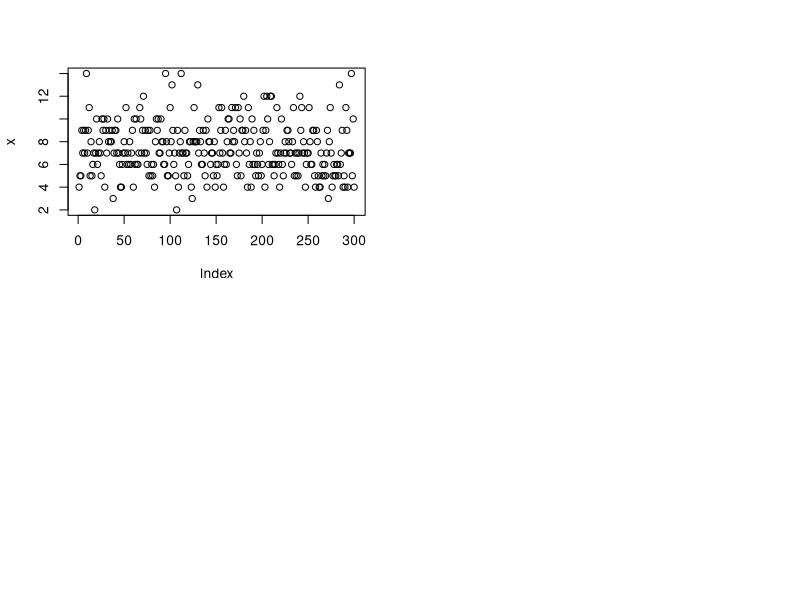

This figure's R source: (Note: this script raises an error after producing the figure.)
library(dplyr)


# dbinom(x,n,p)   P(X = x)
dbinom(2,4,0.75)   # P(X = 2)

# obtienen P(X <= 2) usando dbinom
dbinom(0,4,0.75) + dbinom(1,4,0.75) +  dbinom(2,4,0.75)

# obtienen P(X <= 2) usando la función de distribución acumulada
pbinom(2,4,0.75)

# P(X > 2)
pbinom(2,4,0.75,lower.tail = FALSE)

# P(X >= 2)
pbinom(1,4,0.75,lower.tail = FALSE)

# P(X > 2) = P(X=3) + P(X=4)
dbinom(2,4,0.75) + dbinom(3,4,0.75) +  dbinom(4,4,0.75)


# generacion de numeros pseudoaleatorios con distr. binomial

# rbinom(n =  # de pruebas, size = rango en donde quiero los valores, prob =  prob de extito en cada intento)
# 0, 1 o 2
rbinom(10,2,0.3)
# 0, 1, 2, 3 o 4
rbinom(10,4,0.3)
# probabilidad de éxito
p = 0.3
# numero de ensayos
n = 10

# valores del 0 al:
m = 5

set.seed(0.01)
rbinom(n,m,p)

n <- 300
k <- 50
p <- 0.15
x <- rbinom(n,k,p)
par(mfrow = c(2,2))
plot(x)

plot(histograma(x,20))

xf <- factor(x)
tbl <- xf %>%
  table() %>%
  as.data.frame() %>% # hace la tabla con la frec de cada valor
  setNames(c("Dato", "FREC"))%>% # pone nombre a las col de la tabla
  # agregamos la columna de la frec. relativa y el porc
  mutate(Frec_R = round(FREC/sum(FREC),4), PORC = Frec_R*100)%>% 
  print()

plot(tbl$Frec_R, type = "h", col = "red3", lwd = 5, xlab = "Valor de la v.a. X",
     ylab = "Frec. relativa")


n<-13
p<-0.15
y <- numeric()
for (i in 1:13){
  y <- c(y,dbinom(i,n,p))
}

plot(y, type = "h", col = "blue", lwd = 5, xlab = "Valor de la v.a. X",
     ylab = " ")



y=0
l=1
py <- dpois(y,l)
print(py)
1-dpois(0,1)

l=2
dpois(1,l) + dpois(2,l) + dpois(3,l)

ppois(3,l)-dpois(0,l)
# proba. de que haga de 5 a 10 vistas
# P( 5 <= Y <= 10 )

ppois(10,l) - ppois(4,l)

# P( 5 <  Y <= 10 )

ppois(10,l) - ppois(5,l)


dpois(5,3)

dpois(10,6)

1-ppois(1,4.5)

# con lambda = 3
y = 0:11
prob <- numeric()
for(i in y){
  prob <- c(prob,dpois(i,5))
}

print(prob)
plot(y,prob, type = "h")

1-ppois(2,8)

(ppois(5,8)-ppois(2,8))/(1-ppois(2,8))

(ppois(5,8)-ppois(2,8))


par(mfrow = c(1,2))
y = 0:15
prob <- numeric()
for(i in y){
  prob <- c(prob,dpois(i,8))
}
plot(y,prob,main="Poisson")


n=8000
y = 0:n
p=1/1000
prob_b <- numeric()
for(i in y){
  prob_b <- c(prob_b,dbinom(i,n,p))
}

plot(y[0:15],prob_b[0:15],main="Binomial")


plot(y[0:15],prob[0:15],main="Poisson azul, Bin rojo", col="red",type="h")
par(new=TRUE)
plot(y[0:15],prob_b[0:15],main="",col="blue")












































































































